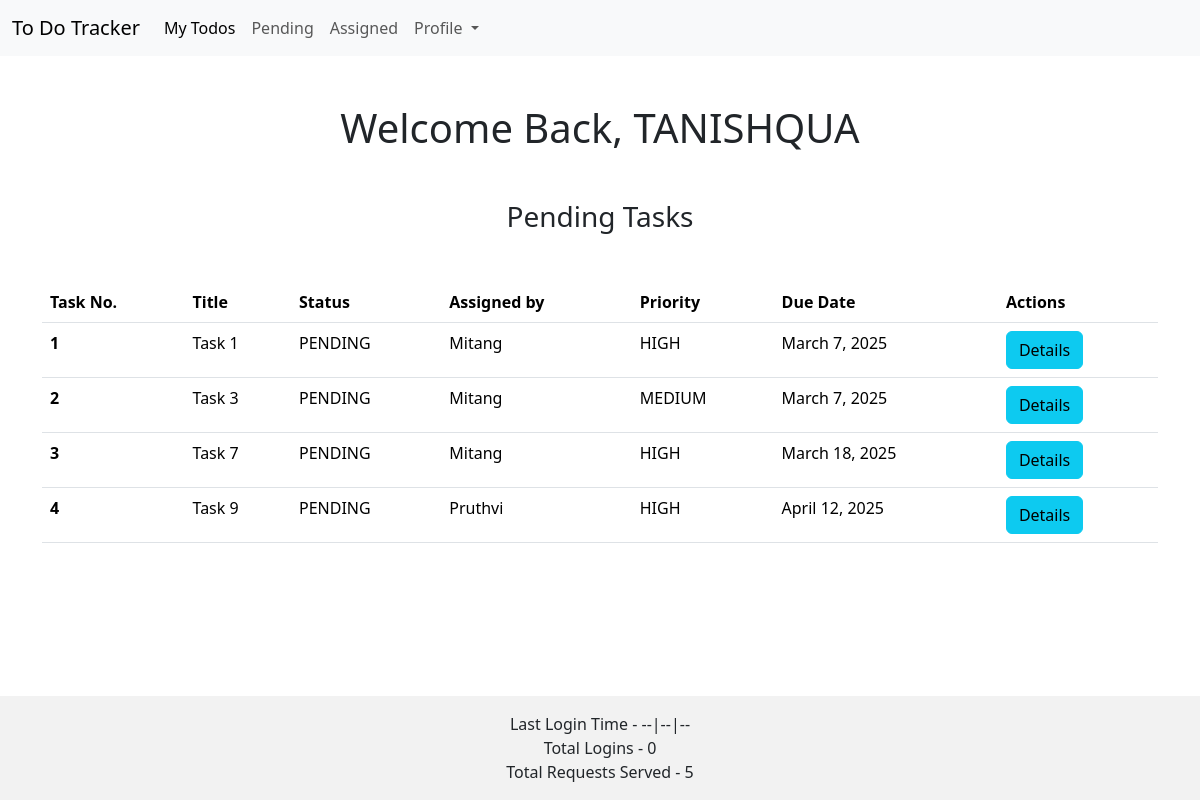
The page /pending/ (signed in) on the database its author committed.
### app/models.py (models this page shows, shortened)
class TodoList(models.Model):
    priority_choice = (
        ('high', 'High'),
        ('low', 'Low'),
        ('medium', 'Medium')
    )
    status_choice = (
        ('pending', 'Pending'),
        ('completed', 'Completed')
    )
    title=models.CharField(max_length=100)
    description=models.TextField()
    due_date=models.DateField()
    priority=models.CharField(max_length=6, choices=priority_choice)
    status=models.CharField(max_length=9, choices=status_choice)
    assigned_by=models.ForeignKey(User, on_delete=models.CASCADE, related_name='assigned_tasks')
    assigned_to=models.ForeignKey(User, on_delete=models.CASCADE, related_name='received_tasks', limit_choices_to={'groups__name':'Mentee'})
    created_at=models.DateTimeField(auto_now_add=True)
    def read_pending(cls, user_id):
        return cls.objects.filter(status='pending', assigned_to=user_id)

### app/views.py (the view)
# urls.py: path('pending/', pending_todos, name='pending_todos'),
@login_required(login_url='login')
def pending_todos(request):
    user = User.objects.get(username=request.user)
    tasks = TodoList.read_pending(TodoList, user.id)
    return render(request, 'app/pending_todos.html', {'todo_list': tasks})

### app/templates/app/pending_todos.html
{% extends 'app/my_todos.html' %} {% block title %} Pending Tasks {% endblock %}

### app/templates/app/my_todos.html (shortened to what this page needs)
{% extends 'app/base.html' %} {% block content %}
<h1 class="d-flex justify-content-center align-items-center mt-5">
  {% block page %} Welcome Back, {{request.user | upper}} {% endblock page %}
</h1>
<h3 class="d-flex justify-content-around align-items-center mt-5 mb-5">
  {% block title%} My Todos {% endblock title %}
</h3>
<table class="table">
  <thead>
    <tr>
      <th scope="col">Task No.</th>
      <th scope="col">Title</th>
      <th scope="col">Status</th>
      <th scope="col">
        {% block assigned_by_title %}Assigned by{% endblock %}
      </th>
      <th scope="col">Priority</th>
      <th scope="col">Due Date</th>
      <th scope="col">Actions</th>
    </tr>
  </thead>
  <tbody>
    {% for task in todo_list %}
    <tr>
      <th scope="row">{{forloop.counter}}</th>
      <td>{{task.title}}</td>
      <td>{{task.status | upper }}</td>
      <td>
        {% block assigned_by_data %} {{task.assigned_by | capfirst }}
        {% endblock %}
      </td>
      <td>{{task.priority | upper }}</td>
      <td>{{task.due_date}}</td>
      <td>
        <a class="btn btn-info" href="{% url 'details' task.id %}"> Details </a>
      </td>
    </tr>
    {% endfor %}
  </tbody>
</table>
{% endblock content %}

### rows shown on the page
TodoList: title "Task 1", status "PENDING", assigned_by "Mitang", priority "HIGH", due_date "March 7, 2025"
TodoList: title "Task 3", status "PENDING", assigned_by "Mitang", priority "MEDIUM", due_date "March 7, 2025"
TodoList: title "Task 7", status "PENDING", assigned_by "Mitang", priority "HIGH", due_date "March 18, 2025"
TodoList: title "Task 9", status "PENDING", assigned_by "Pruthvi", priority "HIGH", due_date "April 12, 2025"

### other values the page prints
{{ request.user | upper }} "TANISHQUA"
{{ request.last_login }} "--|--|--"
{{ request.visits }} "0"
{{ request.total_request }} "5"
